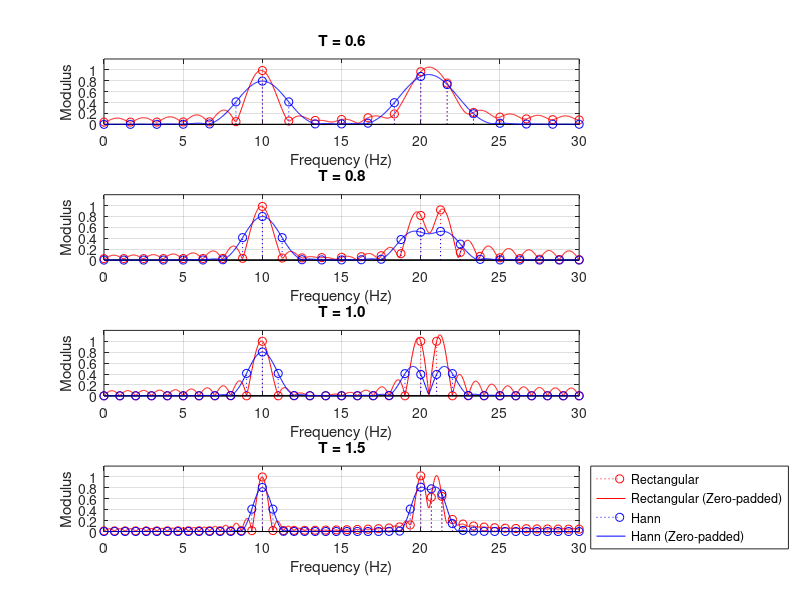
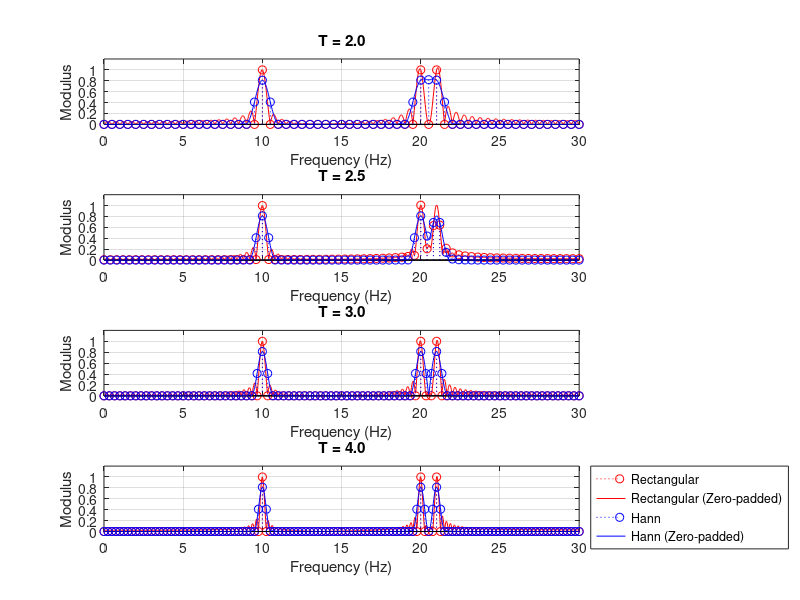

Recreate these plots in MATLAB, in order.
clc; close all; clear all;

% Define constants
f1 = 10; 
f2 = 20; 
f3 = 21; 
fs = 60;
T_values_1 = [0.6, 0.8, 1.0, 1.5]; % First set of T values
T_values_2 = [2, 2.5, 3, 4]; % Second set of T values

% Define number of subplots for each figure
num_plots_1 = length(T_values_1);
num_plots_2 = length(T_values_2);

% Determine the grid size for subplots
num_rows = 4; % Set the number of rows to 4
num_cols = 1; % Set the number of columns to 1

% Create the first figure for the first set of T values
figure;
% Loop through each T value in the first set
for idx = 1:num_plots_1
    T = T_values_1(idx);
    
    % Compute time vector
    t = 0:1/fs:T-1/fs;
    
    % Generate the signal
    x = 2*sin(2*pi*f1*t) + 2*sin(2*pi*f2*t) + 2*sin(2*pi*f3*t);
    
    % Length of the signal
    N = length(x);
    
    % Compute FFT for original signal (without window)
    X = fft(x);
    
    % Frequency vector for original signal
    f = fs * (0:N-1) / N;
    
    % Zero-padding and FFT for original signal
    Xz = fft([x zeros(1,2000-N)]);
    Nz = length(Xz);
    fz = fs * (0:Nz-1) / Nz;
    
    % Apply Hanning window
    whan = hanning(N);
    x_win = x .* whan';
    
    % Compute FFT for windowed signal
    X_win = fft(x_win);
    
    % Zero-padding and FFT for windowed signal
    Xz_win = fft([x_win zeros(1,2000-N)]);
    Nz_win = length(Xz_win);
    fz_win = fs * (0:Nz_win-1) / Nz_win;
    
    % Create a subplot
    subplot(num_rows, num_cols, idx);
    
    % Plot results for original signal in red
    h1 = stem(f(1:N/2+1), abs(X(1:N/2+1)/fs/T), 'r:', 'DisplayName', 'Rectangular');
    hold on;
    h2 = plot(fz(1:Nz/2+1), abs(Xz(1:Nz/2+1)/fs/T), 'r', 'DisplayName', 'Rectangular (Zero-padded)');
    
    % Plot results for windowed signal in blue
    h3 = stem(f(1:N/2+1), sqrt(8/3)*abs(X_win(1:N/2+1)/fs/T), 'b:', 'DisplayName', 'Hann');
    h4 = plot(fz_win(1:Nz_win/2+1), sqrt(8/3)*abs(Xz_win(1:Nz_win/2+1)/fs/T), 'b', 'DisplayName', 'Hann (Zero-padded)');
    hold off;
    
    % Add labels, axis limits, and grid
    title(sprintf('T = %.1f', T));
    xlabel('Frequency (Hz)');
    ylabel('Modulus');
    axis([0 30 0 1.2]);
    grid on;
    
    % Store legend entries for the first subplot only
    if idx == 1
        legend_entries = [h1, h2, h3, h4];
    end
end

% Add a single legend for the entire first figure
legend(legend_entries, {'Rectangular', 'Rectangular (Zero-padded)', 'Hann', 'Hann (Zero-padded)'}, 'Location', 'bestoutside');

% Create the second figure for the second set of T values
figure;
% Loop through each T value in the second set
for idx = 1:num_plots_2
    T = T_values_2(idx);
    
    % Compute time vector
    t = 0:1/fs:T-1/fs;
    
    % Generate the signal
    x = 2*sin(2*pi*f1*t) + 2*sin(2*pi*f2*t) + 2*sin(2*pi*f3*t);
    
    % Length of the signal
    N = length(x);
    
    % Compute FFT for original signal (without window)
    X = fft(x);
    
    % Frequency vector for original signal
    f = fs * (0:N-1) / N;
    
    % Zero-padding and FFT for original signal
    Xz = fft([x zeros(1,2000-N)]);
    Nz = length(Xz);
    fz = fs * (0:Nz-1) / Nz;
    
    % Apply Hanning window
    whan = hanning(N);
    x_win = x .* whan';
    
    % Compute FFT for windowed signal
    X_win = fft(x_win);
    
    % Zero-padding and FFT for windowed signal
    Xz_win = fft([x_win zeros(1,2000-N)]);
    Nz_win = length(Xz_win);
    fz_win = fs * (0:Nz_win-1) / Nz_win;
    
    % Create a subplot
    subplot(num_rows, num_cols, idx);
    
    % Plot results for original signal in red
    h1 = stem(f(1:N/2+1), abs(X(1:N/2+1)/fs/T), 'r:', 'DisplayName', 'Rectangular');
    hold on;
    h2 = plot(fz(1:Nz/2+1), abs(Xz(1:Nz/2+1)/fs/T), 'r', 'DisplayName', 'Rectangular (Zero-padded)');
    
    % Plot results for windowed signal in blue
    h3 = stem(f(1:N/2+1), sqrt(8/3)*abs(X_win(1:N/2+1)/fs/T), 'b:', 'DisplayName', 'Hann');
    h4 = plot(fz_win(1:Nz_win/2+1), sqrt(8/3)*abs(Xz_win(1:Nz_win/2+1)/fs/T), 'b', 'DisplayName', 'Hann (Zero-padded)');
    hold off;
    
    % Add labels, axis limits, and grid
    title(sprintf('T = %.1f', T));
    xlabel('Frequency (Hz)');
    ylabel('Modulus');
    axis([0 30 0 1.2]);
    grid on;
    
    % Store legend entries for the first subplot only
    if idx == 1
        legend_entries = [h1, h2, h3, h4];
    end
end

% Add a single legend for the entire second figure
legend(legend_entries, {'Rectangular', 'Rectangular (Zero-padded)', 'Hann', 'Hann (Zero-padded)'}, 'Location', 'bestoutside');
